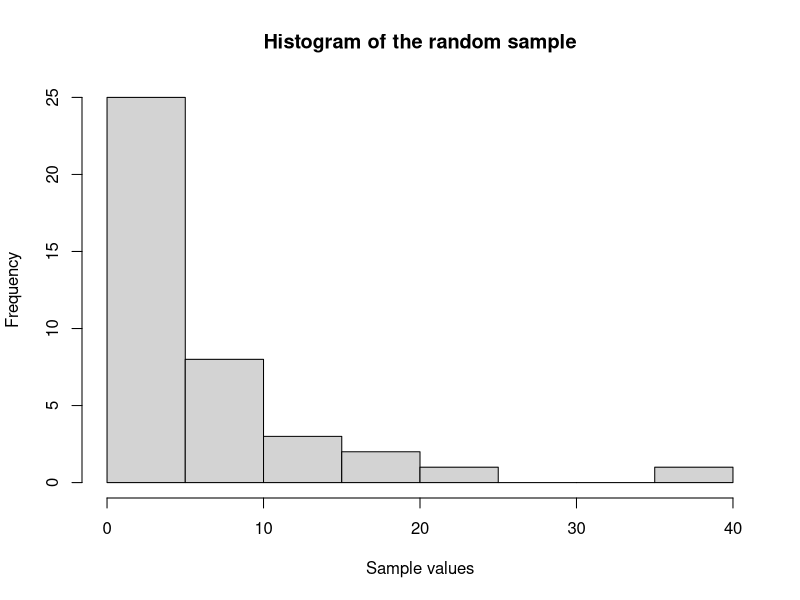
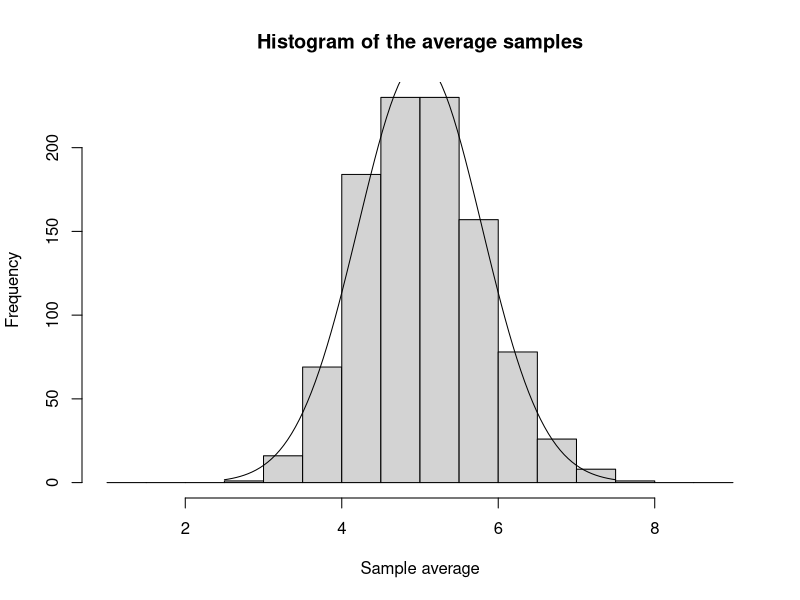
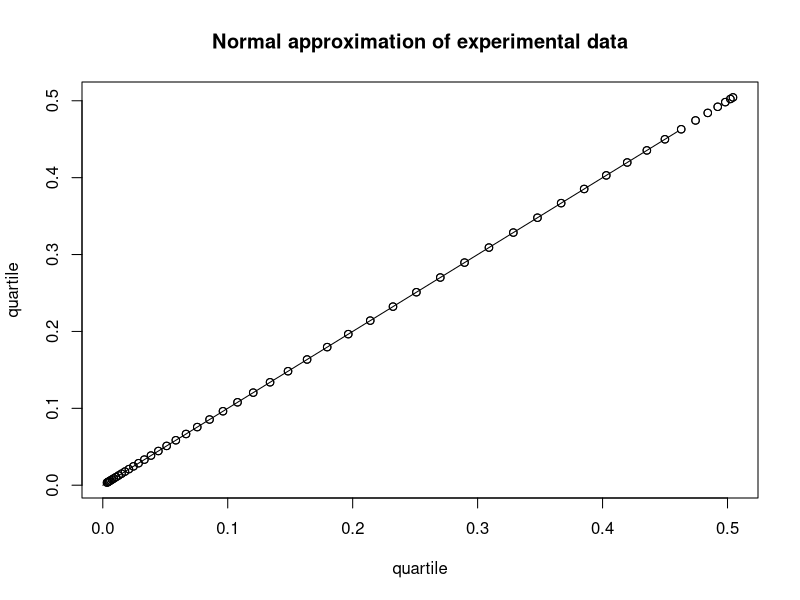
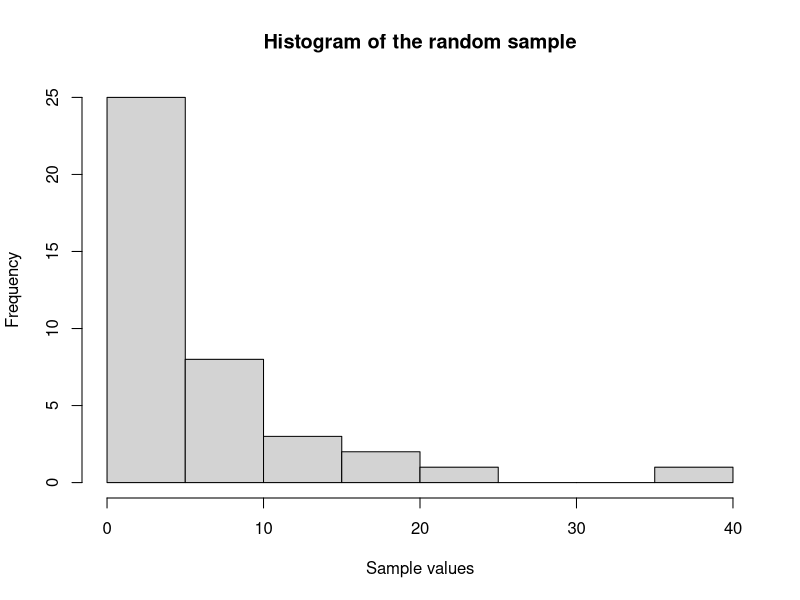
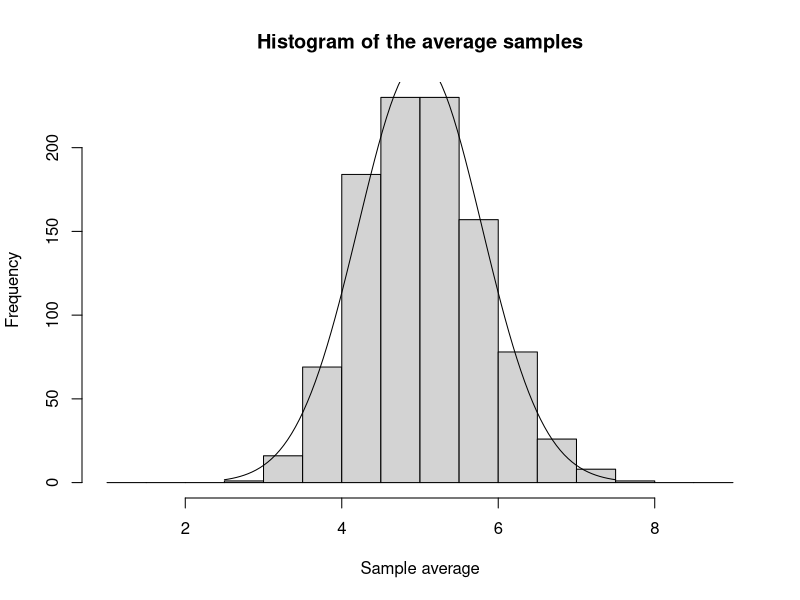
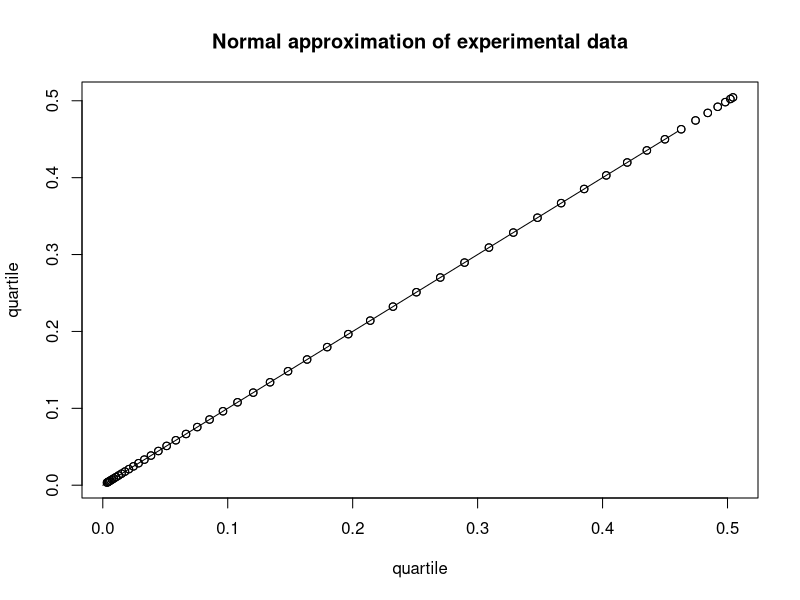

R code for these plots, in order:
## ---- chunk 1

#Set parameters
set.seed(111)
n = 40
lambda = 0.2
runs = 1000

#Determine the experimental mean
expvalues <- rexp(n, lambda)
expmean1 <- mean(expvalues)

hist(expvalues, main="Histogram of the random sample", xlab="Sample values")

#Calcualte the theoretical mean[1]
theomean1 <- 1/lambda
print(paste("Experimental mean (1 experiment): ", expmean1, "Theoretical mean: ", theomean1))
## ---- chunk 2
#Determine the absolute difference between the theoretical and experimental mean
diffmean1 <- abs(theomean1 - expmean1)
print(paste("Differnce in means: ", diffmean1))
## ---- chunk 3
#Determine the experiental variance
expvar1 <- var(expvalues)

#Calculate the theoretical variance[1]
theovar1 <- 1/(lambda^2)
print(paste("Experimental variance: ", expvar1, "Theoretical variance: ", theovar1))
## ---- chunk 4
#Determine the absolute difference between the theoretical and experimental variance
diffvar1 <- abs(theovar1 - expvar1)
print(paste("Differnce invariances: ", diffvar1))
## ---- chunk 5
#Determine the experimental mean
mns <- NULL
for (i in 1 : runs){
  mns = append(mns, mean(rexp(n, lambda)))
  }

#Calculate theoretical values for the average and the variance
theomean2 <- theomean1
theovar2 <- (1/(lambda^2))/n
print(paste("Theoretical mean: ", theomean2, "Theoretical variance: ", theovar2))

#Create a an normal approximation
binwidth <- 0.5 
x <- seq(-4, 4, length=100)*theovar2 + theomean2
hx <- binwidth*runs*dnorm(x, mean=theomean2, sd=sqrt(theovar2))

#Plot the histogram of the experiments and the normal approximation
hist(mns, breaks=seq(1,9,by=binwidth),main="Histogram of the average samples",
     xlab="Sample average")
lines(x, hx)
## ---- chunk 6

#Create the quartile values for the experimental and theoretical values
histmns <- hist(mns, breaks=seq(1,9,by=binwidth), plot=FALSE)
fmns<- histmns$density
pmns <- pnorm(fmns, mean=theomean2, sd=sqrt(theovar2))
qmns <- qnorm(pmns, mean=theomean2, sd=sqrt(theovar2))

px <- pnorm(hx/(binwidth*runs), mean=theomean2, sd=sqrt(theovar2))
qx <- qnorm(px, mean=theomean2, sd=sqrt(theovar2))

#plot the theorethical and experimental values in a single plot
plot(qx, qx, main="Normal approximation of experimental data", xlab="quartile",
     ylab="quartile")
lines(qmns, qmns)

## ---- chunk 7

#Set parameters
set.seed(111)
n = 40
lambda = 0.2
runs = 1000

#Determine the experimental mean
expvalues <- rexp(n, lambda)
expmean1 <- mean(expvalues)

hist(expvalues, main="Histogram of the random sample", xlab="Sample values")

#Calcualte the theoretical mean[1]
theomean1 <- 1/lambda
print(paste("Experimental mean (1 experiment): ", expmean1, "Theoretical mean: ", theomean1))

#Determine the absolute difference between the theoretical and experimental mean
diffmean1 <- abs(theomean1 - expmean1)
print(paste("Differnce in means: ", diffmean1))

#Determine the experiental variance
expvar1 <- var(expvalues)

#Calculate the theoretical variance[1]
theovar1 <- 1/(lambda^2)
print(paste("Experimental variance: ", expvar1, "Theoretical variance: ", theovar1))

#Determine the absolute difference between the theoretical and experimental variance
diffvar1 <- abs(theovar1 - expvar1)
print(paste("Differnce invariances: ", diffvar1))

#Determine the experimental mean
mns <- NULL
for (i in 1 : runs){
  mns = append(mns, mean(rexp(n, lambda)))
  }

#Calculate theoretical values for the average and the variance
theomean2 <- theomean1
theovar2 <- (1/(lambda^2))/n
print(paste("Theoretical mean: ", theomean2, "Theoretical variance: ", theovar2))

#Create a an normal approximation
binwidth <- 0.5 
x <- seq(-4, 4, length=100)*theovar2 + theomean2
hx <- binwidth*runs*dnorm(x, mean=theomean2, sd=sqrt(theovar2))

#Plot the histogram of the experiments and the normal approximation
hist(mns, breaks=seq(1,9,by=binwidth),main="Histogram of the average samples",
     xlab="Sample average")
lines(x, hx)

#Create the quartile values for the experimental and theoretical values
histmns <- hist(mns, breaks=seq(1,9,by=binwidth), plot=FALSE)
fmns<- histmns$density
pmns <- pnorm(fmns, mean=theomean2, sd=sqrt(theovar2))
qmns <- qnorm(pmns, mean=theomean2, sd=sqrt(theovar2))

px <- pnorm(hx/(binwidth*runs), mean=theomean2, sd=sqrt(theovar2))
qx <- qnorm(px, mean=theomean2, sd=sqrt(theovar2))

#plot the theorethical and experimental values in a single plot
plot(qx, qx, main="Normal approximation of experimental data", xlab="quartile",
     ylab="quartile")
lines(qmns, qmns)

